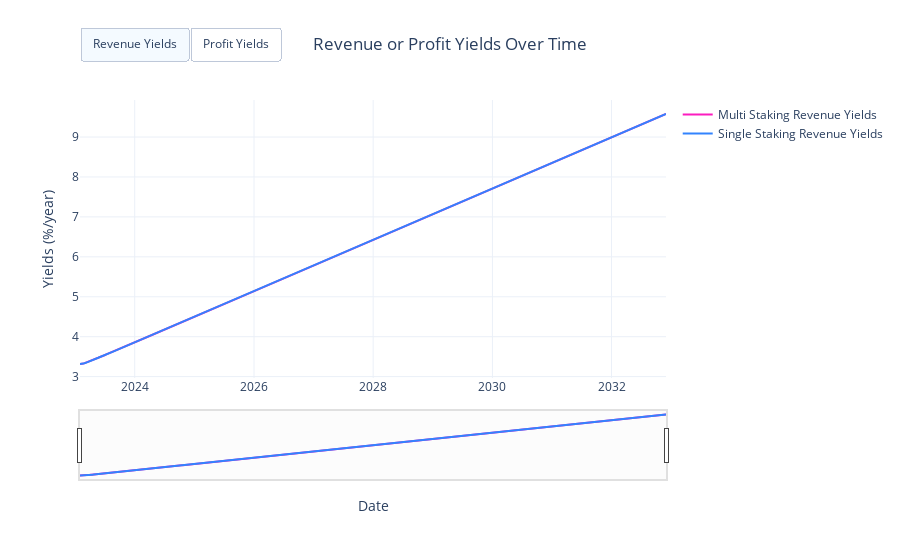

Notebook source saved alongside this figure:
### Code cell
visualizations.plot_yields_per_subset(df_2b, scenario_names={0: 'Multi Staking', 1: 'Single Staking'})

### Figure 1 — Plotly figure (JSON) as saved in the notebook; plotly's stock layout.template omitted (floating-point values rounded to 4 significant figures; data arrays with more than 128 entries replaced by an {"elided": "..."} marker saying what was removed)
{"data": [{"line": {"color": "#FC1CBF"}, "name": "Multi Staking Revenue Yields", "type": "scatter", "x": {"elided": "1028 str values"}, "y": {"elided": "514 float values"}}, {"line": {"color": "#FC1CBF", "dash": "dash"}, "name": "Multi Staking Profit Yields", "type": "scatter", "visible": false, "x": {"elided": "1028 str values"}, "y": {"elided": "514 float values"}}, {"line": {"color": "#3283FE"}, "name": "Single Staking Revenue Yields", "type": "scatter", "x": {"elided": "1028 str values"}, "y": {"elided": "514 float values"}}, {"line": {"color": "#3283FE", "dash": "dash"}, "name": "Single Staking Profit Yields", "type": "scatter", "visible": false, "x": {"elided": "1028 str values"}, "y": {"elided": "514 float values"}}], "layout": {"hovermode": "x unified", "legend": {"title": {"text": ""}}, "title": {"text": "Revenue or Profit Yields Over Time"}, "updatemenus": [{"buttons": [{"args": [{"visible": [true, "legendonly"]}, {"showlegend": true}], "label": "Revenue Yields", "method": "update"}, {"args": [{"visible": ["legendonly", true]}, {"showlegend": true}], "label": "Profit Yields", "method": "update"}], "direction": "right", "pad": {"t": 10}, "showactive": true, "type": "buttons", "x": 0, "xanchor": "left", "y": 1.3, "yanchor": "top"}], "xaxis": {"rangeslider": {"visible": true}, "title": {"text": "Date"}, "type": "date"}, "yaxis": {"title": {"text": "Yields (%/year)"}}}}
